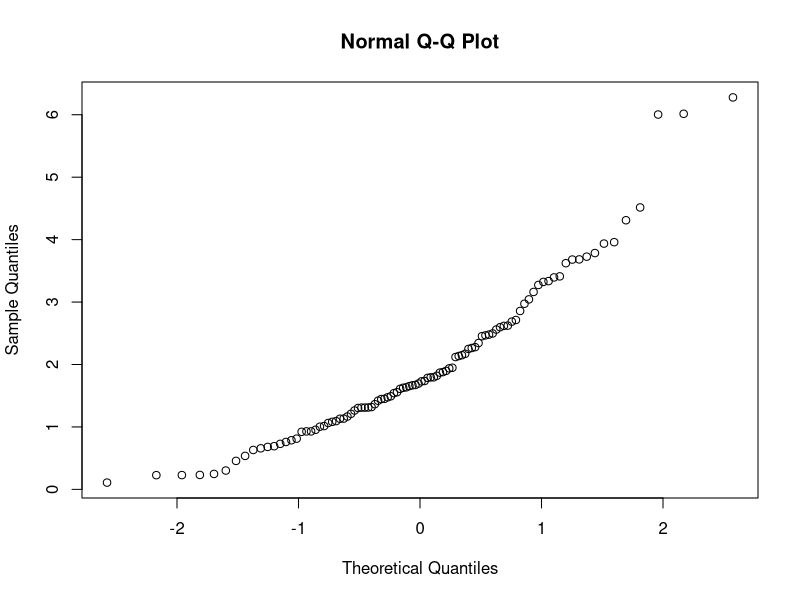
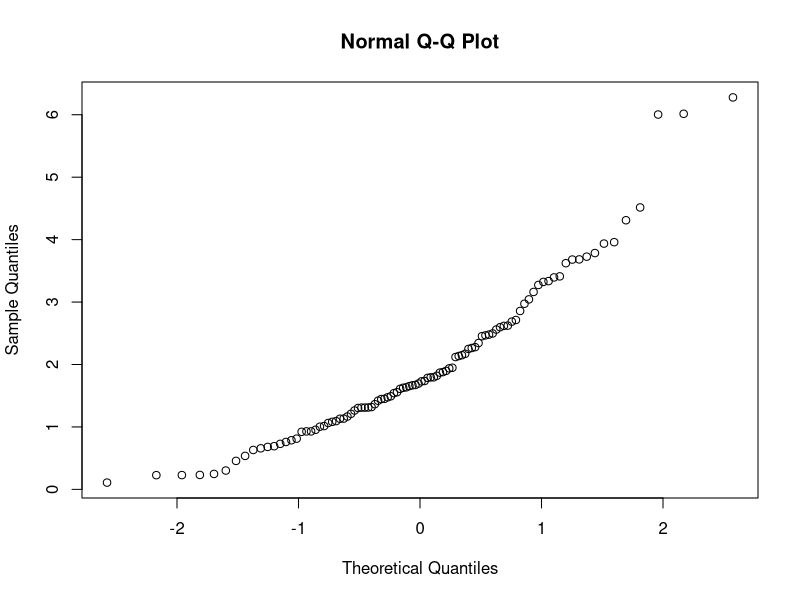

These figures' R source, in order: (Note: this script raises an error after producing the figures.)
# set.seed(1000)
# x <- rcauchy(100, 1, 2)
# x = sort(x)
# y = qqnorm (x)
# f <- approx (x , y$x )
# qqnorm(x)
# qqnorm(f$y)

# different methods leads to same result
# just checking
# histogram of final result look normal
set.seed(1000)
x <- rgamma(100, 2, 1)
x = sort(x)
p = ppoints(x)
new_data = qnorm(p)
new_data1 <- qqnorm(sort(x))
new_data2 <- qqnorm(x)
all.equal(new_data, new_data1$x, new_data2$x)
hist(new_data)

